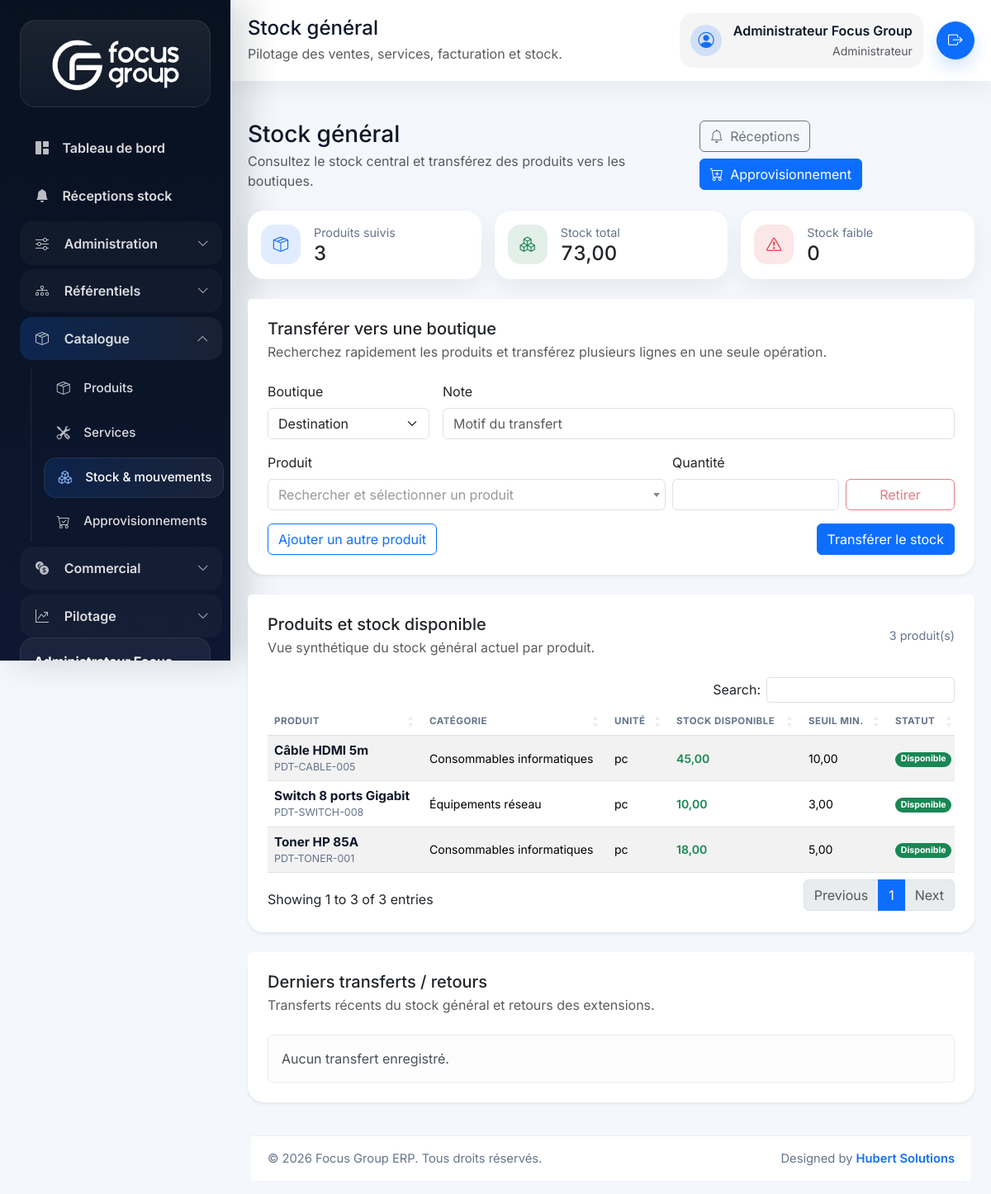
The app's page /index.php/stock (signed in) with its own data.
### tables this page shows
CREATE TABLE products (
    id BIGINT UNSIGNED AUTO_INCREMENT PRIMARY KEY,
    category_id BIGINT UNSIGNED NOT NULL,
    unit_id BIGINT UNSIGNED NOT NULL,
    sku VARCHAR(50) NOT NULL UNIQUE,
    name VARCHAR(150) NOT NULL,
    description TEXT NULL,
    barcode VARCHAR(100) NULL,
    cost_price DECIMAL(18,2) NOT NULL DEFAULT 0,
    sale_price DECIMAL(18,2) NOT NULL DEFAULT 0,
    minimum_stock DECIMAL(18,2) NOT NULL DEFAULT 0,
    current_stock DECIMAL(18,2) NOT NULL DEFAULT 0,
    image_path VARCHAR(255) NULL,
    is_active TINYINT(1) NOT NULL DEFAULT 1,
    deleted_at DATETIME NULL,
    created_at DATETIME NOT NULL DEFAULT CURRENT_TIMESTAMP,
    updated_at DATETIME NOT NULL DEFAULT CURRENT_TIMESTAMP ON UPDATE CURRENT_TIMESTAMP,
    CONSTRAINT fk_products_category FOREIGN KEY (category_id) REFERENCES categories(id),
    CONSTRAINT fk_products_unit FOREIGN KEY (unit_id) REFERENCES units(id)
);

CREATE TABLE categories (
    id BIGINT UNSIGNED AUTO_INCREMENT PRIMARY KEY,
    type ENUM('product', 'service', 'mixed') NOT NULL DEFAULT 'product',
    name VARCHAR(120) NOT NULL,
    description VARCHAR(255) NULL,
    deleted_at DATETIME NULL,
    created_at DATETIME NOT NULL DEFAULT CURRENT_TIMESTAMP,
    updated_at DATETIME NOT NULL DEFAULT CURRENT_TIMESTAMP ON UPDATE CURRENT_TIMESTAMP,
    UNIQUE KEY uq_categories_type_name (type, name)
);

CREATE TABLE units (
    id BIGINT UNSIGNED AUTO_INCREMENT PRIMARY KEY,
    name VARCHAR(80) NOT NULL,
    symbol VARCHAR(20) NOT NULL,
    deleted_at DATETIME NULL,
    created_at DATETIME NOT NULL DEFAULT CURRENT_TIMESTAMP,
    updated_at DATETIME NOT NULL DEFAULT CURRENT_TIMESTAMP ON UPDATE CURRENT_TIMESTAMP,
    UNIQUE KEY uq_units_symbol (symbol)
);

### app/Core/Controller.php (called while the page is built, shortened)
<?php
class Controller
{
    public function render(string $view, array $data = [], string $layout = 'app'): void
    {
        extract($data, EXTR_SKIP);
        $viewFile = view_path($view);
        require $viewFile;
    }
}

### app/Controllers/StockController.php (called while the page is built, shortened)
<?php
final class StockController extends Controller
{
    public function index(): void
    {
        $shopId = $this->currentShopId();
        $this->render('stock.index', [
            'pageTitle' => $shopId !== null ? 'Stock boutique' : 'Stock général',
            'products' => (new Product())->allForStock($shopId),
            'shops' => (new Shop())->options(),
            'currentShopId' => $shopId,
            'currentShopName' => (string) (Auth::user()['shop_name'] ?? ''),
            'recentTransfers' => (new StockTransfer())->recent($shopId),
        ]);
    }
    private function currentShopId(): ?int
    {
        $shopId = Auth::user()['shop_id'] ?? null;
        if ($shopId === null || $shopId === '') {
            return null;
        }
        return (int) $shopId;
    }
}

### app/Core/Router.php (called while the page is built, shortened)
<?php
final class Router
{
    private array $routes = [];
    private function addRoute(string $method, string $uri, array $action, array $middleware = []): void
    {
        $this->routes[$method][$this->normalizePath($uri)] = [
            'action' => $action,
            'middleware' => $middleware,
        ];
    }
    public function dispatch(string $method, string $uri): void
    {
        $path = $this->normalizeRequestUri($uri);
        $route = $this->routes[$method][$path] ?? null;
        try {
            [$controllerClass, $controllerMethod] = $route['action'];
            $controller = new $controllerClass();
            $controller->{$controllerMethod}();
        } catch (Throwable $throwable) {
            http_response_code(500);
            $this->renderError(500, 'Erreur interne', $throwable->getMessage());
        }
    }
    private function normalizeRequestUri(string $uri): string
    {
        $path = parse_url($uri, PHP_URL_PATH) ?: '/';
        if ($path === '/index.php') {
            $path = '/';
        } elseif (str_starts_with($path, '/index.php/')) {
            $path = substr($path, strlen('/index.php')) ?: '/';
        }
        return $this->normalizePath($path);
    }
    private function normalizePath(string $path): string
    {
        $path = '/' . trim($path, '/');
        return $path === '//' ? '/' : (rtrim($path, '/') ?: '/');
    }
}

### index.php (called while the page is built, shortened)
<?php
$appConfig = require __DIR__ . '/config/app.php';
require __DIR__ . '/app/Helpers/functions.php';
$router = new Router();
$router->dispatch($_SERVER['REQUEST_METHOD'] ?? 'GET', $_SERVER['REQUEST_URI'] ?? '/');

### app/Helpers/functions.php (called while the page is built, shortened)
<?php
if (!function_exists('config')) {
    function config(?string $key = null, mixed $default = null): mixed
    {
        $config = $GLOBALS['config'] ?? [];
        $segments = explode('.', $key);
        $value = $config;
        foreach ($segments as $segment) {
            $value = $value[$segment];
        }
        return $value;
    }
}
if (!function_exists('url')) {
    function url(string $path = ''): string
    {
        $baseUrl = rtrim((string) config('app.base_url', ''), '/');
        $path = '/' . ltrim($path, '/');
        $routePrefix = rtrim((string) config('app.route_prefix', ''), '/');
        if (str_starts_with($path, '/public/')) {
            return ($baseUrl === '' ? '' : $baseUrl) . $path;
        }
        $prefix = $routePrefix === '' ? '' : $routePrefix;
        return ($baseUrl === '' ? '' : $baseUrl) . $prefix . $path;
    }
}
if (!function_exists('e')) {
    function e(?string $value): string
    {
        return htmlspecialchars((string) $value, ENT_QUOTES, 'UTF-8');
    }
}

### app/Models/Product.php (called while the page is built, shortened)
<?php
final class Product extends Model
{
    public function allForStock(?int $shopId = null): array
    {
        $sql = 'SELECT p.*, p.current_stock AS central_stock, c.name AS category_name, u.name AS unit_name, u.symbol AS unit_symbol, NULL AS stock_shop_name
                FROM products p
                INNER JOIN categories c ON c.id = p.category_id
                INNER JOIN units u ON u.id = p.unit_id
                WHERE p.deleted_at IS NULL
                ORDER BY p.id DESC';
        return $this->db->query($sql)->fetchAll();
    }
}

### app/Views/stock/index.php (the view, shortened to what this page needs)
<?php
$productCount = count($products);
$totalStock = array_reduce($products, static fn (float $carry, array $product): float => $carry + (float) $product['current_stock'], 0.0);
$lowStockCount = count(array_filter($products, static fn (array $product): bool => (float) $product['current_stock'] <= (float) $product['minimum_stock']));
$isShopStock = $currentShopId !== null;
?>
<div class="page-hero">
    <div>
        <h1 class="h3 mb-1"><?= $isShopStock ? 'Stock boutique' : 'Stock général'; ?></h1>
        <p class="text-muted mb-0"><?= $isShopStock ? 'Stock disponible dans ' . e($currentShopName ?: 'votre boutique') . '.' : 'Consultez le stock central et transférez des produits vers les boutiques.'; ?></p>
    </div>
    <div class="d-flex gap-2 flex-wrap">
        <a href="<?= e(url('/stock/transfers')); ?>" class="btn btn-outline-secondary">
            <i class="bi bi-bell me-1"></i> Réceptions
        </a>
        <?php if (!$isShopStock): ?>
            <a href="<?= e(url('/procurements')); ?>" class="btn btn-primary">
                <i class="bi bi-cart-plus me-1"></i> Approvisionnement
            </a>
        <?php endif; ?>
    </div>
</div>
<div class="row g-3 mb-4">
    <div class="col-md-4">
        <div class="card metric-card h-100">
            <div class="card-body d-flex align-items-center gap-3">
                <span class="metric-icon primary"><i class="bi bi-box-seam"></i></span>
                <div>
                    <div class="muted-label">Produits suivis</div>
                    <div class="h4 mb-0"><?= e((string) $productCount); ?></div>
                </div>
            </div>
        </div>
    </div>
    <div class="col-md-4">
        <div class="card metric-card h-100">
            <div class="card-body d-flex align-items-center gap-3">
                <span class="metric-icon success"><i class="bi bi-boxes"></i></span>
                <div>
                    <div class="muted-label">Stock total</div>
                    <div class="h4 mb-0 text-amount"><?= e(number_format($totalStock, 2, ',', ' ')); ?></div>
                </div>
            </div>
        </div>
    </div>
    <div class="col-md-4">
        <div class="card metric-card h-100">
            <div class="card-body d-flex align-items-center gap-3">
                <span class="metric-icon danger"><i class="bi bi-exclamation-triangle"></i></span>
                <div>
                    <div class="muted-label">Stock faible</div>
                    <div class="h4 mb-0"><?= e((string) $lowStockCount); ?></div>
                </div>
            </div>
        </div>
    </div>
</div>
<?php if (!$isShopStock): ?>
<div class="card border-0 shadow-sm mb-4">
    <div class="card-header bg-white border-0 pt-4 px-4">
        <h3 class="h5 mb-1">Transférer vers une boutique</h3>
        <p class="text-muted mb-0">Recherchez rapidement les produits et transférez plusieurs lignes en une seule opération.</p>
    </div>
    <div class="card-body px-4 pb-4">
        <form method="post" action="<?= e(url('/stock/transfer')); ?>" class="row g-3 align-items-end stock-multi-form" data-row-template="transferRowTemplate" data-row-container="transferRows">
            <div class="col-md-3">
                <label class="form-label" for="destination_shop_id">Boutique</label>
                <select class="form-select" id="destination_shop_id" name="destination_shop_id" required>
                    <option value="">Destination</option>
                </select>
            </div>
            <div class="col-md-9">
                <label class="form-label" for="transfer_note">Note</label>
                <input class="form-control" id="transfer_note" name="note" placeholder="Motif du transfert">
            </div>
            <div class="col-12">
                <div class="stock-transfer-rows" id="transferRows">
                    <div class="row g-2 align-items-end stock-transfer-row">
                        <div class="col-md-7">
                            <label class="form-label">Produit</label>
                        </div>
                        <div class="col-md-3">
                            <label class="form-label">Quantité</label>
                            <input type="number" step="0.01" min="0.01" class="form-control" name="items[quantity][]" required>
                        </div>
                        <div class="col-md-2 d-grid">
                            <button type="button" class="btn btn-outline-danger js-remove-stock-row" disabled>Retirer</button>
                        </div>
                    </div>
                </div>
            </div>
            <div class="col-12 d-flex justify-content-between flex-wrap gap-2">
                <button type="button" class="btn btn-outline-primary js-add-stock-row">Ajouter un autre produit</button>
                <button type="submit" class="btn btn-primary">Transférer le stock</button>
            </div>
        </form>
    </div>
</div>
<?php endif; ?>
<div class="card border-0 shadow-sm">
    <div class="card-header bg-white border-0 pt-4 px-4 d-flex justify-content-between align-items-center">
        <div>
            <h3 class="h5 mb-1">Produits et stock disponible</h3>
            <p class="text-muted mb-0"><?= $isShopStock ? 'Vue synthétique du stock de cette boutique.' : 'Vue synthétique du stock général actuel par produit.'; ?></p>
        </div>
        <span class="muted-label"><?= e((string) $productCount); ?> produit(s)</span>
    </div>
    <div class="card-body px-4 pb-4">
        <div class="table-responsive">
            <table class="table table-striped align-middle js-datatable">
                <thead>
                    <tr>
                        <th>Produit</th>
                        <th data-mobile-hidden="true">Catégorie</th>
                        <th data-mobile-hidden="true">Unité</th>
                        <th>Stock disponible</th>
                        <th data-mobile-hidden="true">Seuil min.</th>
                        <th data-mobile-hidden="true">Statut</th>
                    </tr>
                </thead>
                <tbody>
                    <?php foreach ($products as $product): ?>
                        <?php $isLowStock = (float) $product['current_stock'] <= (float) $product['minimum_stock']; ?>
                        <tr>
                            <td>
                                <div class="table-cell-stack">
                                    <div class="table-cell-main"><?= e($product['name']); ?></div>
                                    <div class="table-cell-meta"><?= e($product['sku']); ?></div>
                                </div>
                            </td>
                            <td><?= e($product['category_name']); ?></td>
                            <td><?= e($product['unit_symbol'] ?: $product['unit_name']); ?></td>
                            <td class="fw-semibold <?= $isLowStock ? 'text-danger' : 'text-success'; ?>">
                                <?= e(number_format((float) $product['current_stock'], 2, ',', ' ')); ?>
                            </td>
                            <td><?= e(number_format((float) $product['minimum_stock'], 2, ',', ' ')); ?></td>
                            <td>
                                <span class="badge rounded-pill <?= $isLowStock ? 'text-bg-danger' : 'text-bg-success'; ?>">
                                    <?= $isLowStock ? 'À réapprovisionner' : 'Disponible'; ?>
                                </span>
                            </td>
                        </tr>
                    <?php endforeach; ?>
                </tbody>
            </table>
        </div>
    </div>
</div>
<div class="card border-0 shadow-sm mt-4">
    <div class="card-header bg-white border-0 pt-4 px-4">
        <h3 class="h5 mb-1">Derniers transferts / retours</h3>
        <p class="text-muted mb-0"><?= $isShopStock ? 'Transferts reçus et retours effectués par cette boutique.' : 'Transferts récents du stock général et retours des extensions.'; ?></p>
    </div>
    <div class="card-body px-4 pb-4">
        <?php if ($recentTransfers === []): ?>
            <div class="alert alert-light mb-0">Aucun transfert enregistré.</div>
        <?php endif; ?>
    </div>
</div>

### public/assets/css/app.css (style rules this page uses)
:root { --fg-primary: #156ff3; --fg-primary-dark: #0c56c9; --fg-primary-soft: rgba(21, 111, 243, 0.16); --fg-dark: #0f172a; --fg-muted: #64748b; --fg-soft: #f8fafc; --fg-sidebar: #08111f; --fg-sidebar-soft: #0f1d36; }
body { font-family: 'Inter', sans-serif; background: #f4f7fb; color: var(--fg-dark); }
.card { border-radius: 1.25rem; }
.page-hero { display: flex; justify-content: space-between; align-items: center; gap: 1rem; margin-bottom: 1.5rem; }
.metric-card { border: 0; box-shadow: 0 10px 30px rgba(15, 23, 42, 0.06); }
.metric-icon { width: 3rem; height: 3rem; border-radius: 0.95rem; display: inline-flex; align-items: center; justify-content: center; font-size: 1.15rem; }
.metric-icon.primary { background: rgba(13, 110, 253, 0.12); color: var(--fg-primary); }
.metric-icon.success { background: rgba(25, 135, 84, 0.12); color: #198754; }
.metric-icon.danger { background: rgba(220, 53, 69, 0.12); color: #dc3545; }
.table thead th { color: var(--fg-muted); font-size: 0.72rem; text-transform: uppercase; letter-spacing: 0.04em; }
.table tbody td { vertical-align: middle; font-size: 0.88rem; line-height: 1.35; }
.table-cell-stack { display: flex; flex-direction: column; gap: 0.15rem; }
.table-cell-main { font-size: 0.95rem; font-weight: 700; color: var(--fg-dark); line-height: 1.3; }
.table-cell-meta { font-size: 0.78rem; color: var(--fg-muted); line-height: 1.3; }
.text-amount { font-variant-numeric: tabular-nums; }
.muted-label { color: var(--fg-muted); font-size: 0.9rem; }

### records on screen
products: name "Câble HDMI 5m", sku "PDT-CABLE-005", category.name "Consommables informatiques", unit.symbol "pc", current_stock "45,00", minimum_stock "10,00", shows "Disponible"
products: name "Switch 8 ports Gigabit", sku "PDT-SWITCH-008", category.name "Équipements réseau", unit.symbol "pc", current_stock "10,00", minimum_stock "3,00", shows "Disponible"
products: name "Toner HP 85A", sku "PDT-TONER-001", category.name "Consommables informatiques", unit.symbol "pc", current_stock "18,00", minimum_stock "5,00", shows "Disponible"

### other values on screen
$pageTitle "Stock général"
app_scope_description() "Pilotage des ventes, services, facturation et stock."
$currentUser['full_name'] "Administrateur Focus Group"
$currentUser['role_name'] "Administrateur"
$productCount "3"
$totalStock "73,00"
$lowStockCount "0"
config('app.name') "Focus Group ERP"
